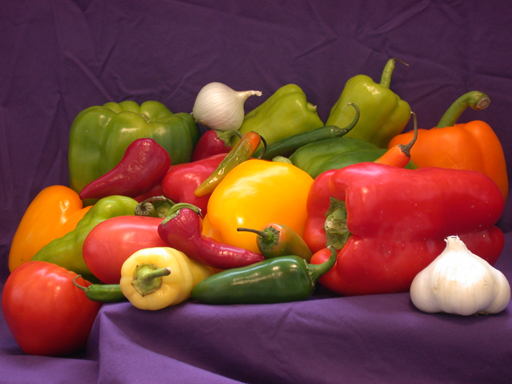
#> input picture peppers.png, 512 x 384 px
$ python quarter_channel.py
#> lines starting #> are read from the running program, lines starting #| are printed output that depends on the picture
import cv2
import numpy as np

img = cv2.imread('peppers.png')
#> img is the input picture: shape (384, 512, 3); mean B, G, R 57.6, 66.4, 120.8

# shape property returns the dimensions of an array.
# Returns the height, width, and number of color channels of the loaded image.
height, width, _ = img.shape
#> height = 384; width = 512

# Calculates the quarter values of the height and width of the image.
quarter_height = height // 2
#> quarter_height = 192
quarter_width = width // 2
#> quarter_width = 256

# Indexing operator selects a specific region of an array.
top_left = img[:quarter_height, :quarter_width]
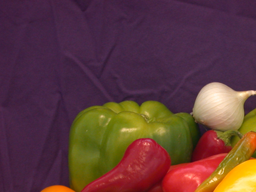
#> top_left: shape (192, 256, 3); mean B, G, R 59.5, 59.2, 95.5
top_right = img[:quarter_height, quarter_width:]
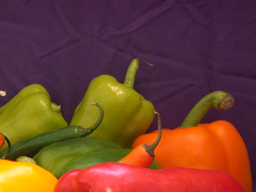
#> top_right: shape (192, 256, 3); mean B, G, R 47.2, 66.1, 114.7
bottom_left = img[quarter_height:, :quarter_width]
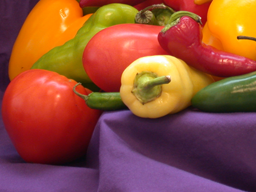
#> bottom_left: shape (192, 256, 3); mean B, G, R 57.8, 78.3, 145.6

# zeros_like function creates an array similar to the specified array but sets all elements to zero. Creates empty images for the blue, green, and red channels.
blue_channel = np.zeros_like(top_left)
green_channel = np.zeros_like(top_left)
red_channel = np.zeros_like(top_left)

# Indexing operator selects a specific region of an array and selects the blue, green, and red channels from the respective image regions.
blue_channel[:, :, 0] = img[quarter_height:, quarter_width:, 0]  # 0 represent Blue channel
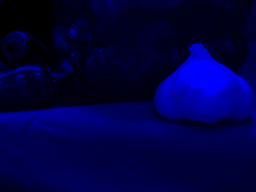
#> blue_channel: shape (192, 256, 3); mean B, G, R 66.1, 0, 0
green_channel[:, :, 1] = img[quarter_height:, :quarter_width, 1]  # 1 represent Green channel
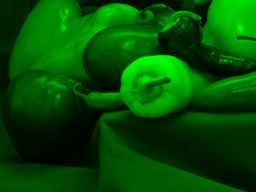
#> green_channel: shape (192, 256, 3); mean B, G, R 0, 78.3, 0
red_channel[:, :, 2] = img[:quarter_height, quarter_width:, 2]  # 2 represent Red channel
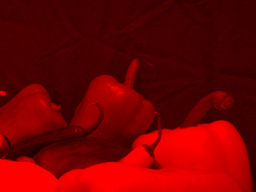
#> red_channel: shape (192, 256, 3); mean B, G, R 0, 0, 114.7

cv2.imshow('Top Left', top_left)
cv2.imshow('Top Right (Red Channel)', red_channel)
cv2.imshow('Bottom Left (Green Channel)', green_channel)
cv2.imshow('Bottom Right (Blue Channel)', blue_channel)
cv2.waitKey(0)
cv2.destroyAllWindows()

$ run again, with noisy1.jpg saved as peppers.png
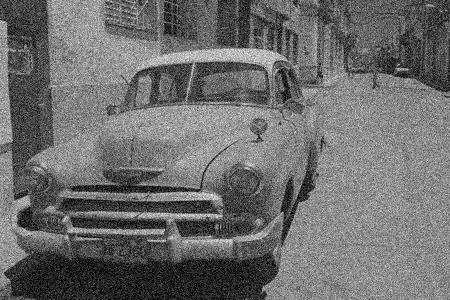
#> input picture noisy1.jpg, 450 x 300 px
#> img is the input picture: shape (300, 450, 3); min 0, max 255, mean 109.4
#> `green_channel[:, :, 1] = img[quarter_height:, :quarter_width, 1]`:
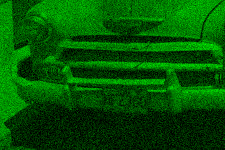
#> green_channel: shape (150, 225, 3); mean B, G, R 0, 84.7, 0
#> `red_channel[:, :, 2] = img[:quarter_height, quarter_width:, 2]`:
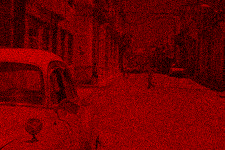
#> red_channel: shape (150, 225, 3); mean B, G, R 0, 0, 110.8
